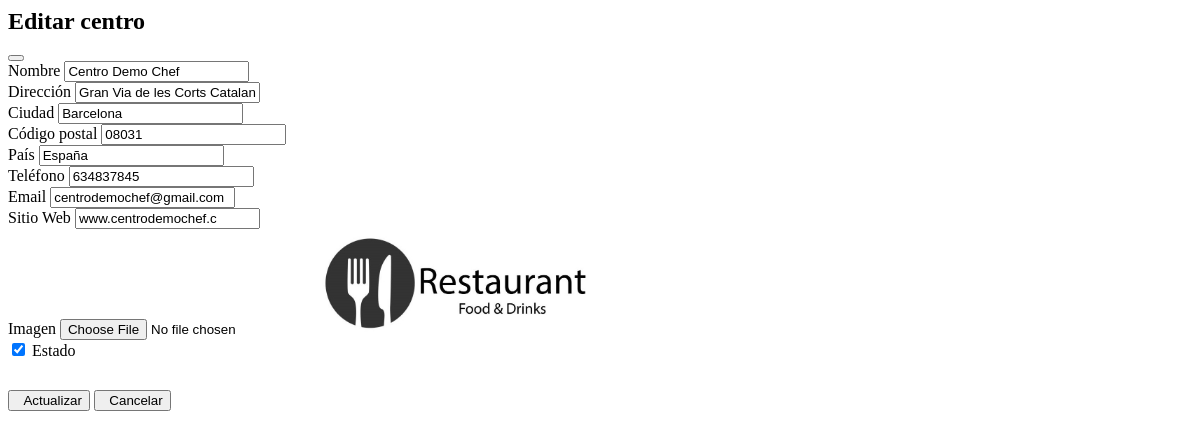
The page /super/centros/editar/1/ on the database as committed earlier.
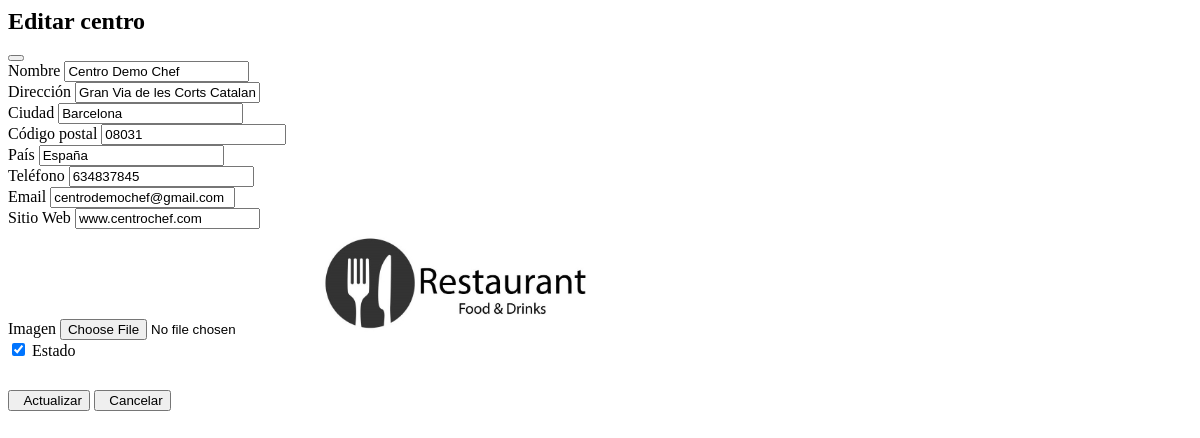
The same page on the database as committed later.
### app/super/models.py (models this page shows, shortened)
class Centros(models.Model):
    nombre = models.CharField('Nombre', max_length=255, null=False, blank =False)
    direccion = models.CharField('Dirección', max_length=255, null=True, blank =True)
    ciudad = models.CharField('Ciudad', max_length=100, null=True, blank =True)
    codigo_postal = models.CharField('Codigo Postal', max_length=20, null=True, blank =True)
    pais = models.CharField('Pais', max_length=50, null=True, blank =True)
    telefono = models.CharField('Teléfono', max_length=20, null=True, blank =True)
    email = models.CharField('Email', max_length=255, null=True, blank =True)
    sitio_web = models.CharField('Sitio Web', max_length=20, null=True, blank =True)
    fecha_creacion = models.DateField('Fecha', null=True, blank=True)
    imagen = models.ImageField(default='centro/default.png', upload_to='centros/', null=True, blank =True)
    estado = models. BooleanField(default=True)
    class Meta:
        verbose_name = 'Centro'

### app/super/views.py (the view, shortened to what this page needs)
# urls.py: path('centros/editar/<int:pk>/', CentroUpdate.as_view(), name='CentroUpdate'),
class CentroUpdate(UpdateView):
    model = Centros
    form_class = CentroUpdateForm
    template_name = 'super/editar_centro.html'
    context_object_name = 'centro'
    pk_url_kwarg = 'pk'

### app/super/forms.py
class CentroUpdateForm(CentroForm):
    class Meta(CentroForm.Meta):
        exclude = ['fecha_creacion']  # o fields sin incluirla

### templates/super/editar_centro.html (shortened to what the changed rows need)
<div class="modal-dialog modal-lg" role="document">
    <div class="modal-content">
        <div class="modal-header bg-primary">
            <h2 class="modal-title">Editar centro</h2>
        </div>
        <div class="modal-body">
            <div class="container">
                <form method="POST" action="{% url 'super:CentroUpdate' pk=centro.id %}"  enctype="multipart/form-data">
                    <div class="card-body">
                        <div class="row g-3">
                            <div class="col-6">
                                <label class="form-label">Nombre</label>
                                <input type="text" class="form-control" name="nombre" value="{{ form.nombre.value }}">
                            </div>
                            <div class="col-6">
                                <label class="form-label">Dirección</label>
                                <input type="text" class="form-control" name="direccion" value="{{ form.direccion.value }}">
                            </div>
                            <div class="col-4">
                                <label class="form-label">Ciudad</label>
                                <input type="text" class="form-control" name="ciudad" value="{{ form.ciudad.value }}">
                            </div>
                            <div class="col-4">
                                <label class="form-label">Código postal</label>
                                <input type="text" class="form-control" name="codigo_postal" value="{{ form.codigo_postal.value }}">
                            </div>
                            <div class="col-4">
                                <label class="form-label">País</label>
                                <input type="text" class="form-control" name="pais" value="{{ form.pais.value }}">
                            </div>
                            <div class="col-6">
                                <label class="form-label">Teléfono</label>
                                <input type="text" class="form-control" name="telefono" value="{{ form.telefono.value }}">
                            </div>
                            <div class="col-6">
                                <label class="form-label">Email</label>
                                <input type="text" class="form-control" name="email" value="{{ form.email.value }}">
                            </div>
                            <div class="col-6">
                                <label class="form-label">Sitio Web</label>
                                <input type="text" class="form-control" name="sitio_web" value="{{ form.sitio_web.value }}">
                            </div>
                            <div class="col-6">
                                <label class="form-label">Imagen</label>
                                <input type="file" name="imagen" class="form-control file-upload-info">
                                {% if object.imagen %}
                                    <img src="{{ object.imagen.url }}" alt="Imagen actual" style="max-height:100px; margin-top:5px;">
                                {% endif %}
                            </div>
                        </div>
                    </div>
                </form>
            </div>
        </div>
    </div>
</div>

Rows that differ between the two databases and show on the page:
changed Centros "Centro Demo Chef": sitio_web "www.centrodemochef.c" → "www.centrochef.com"
